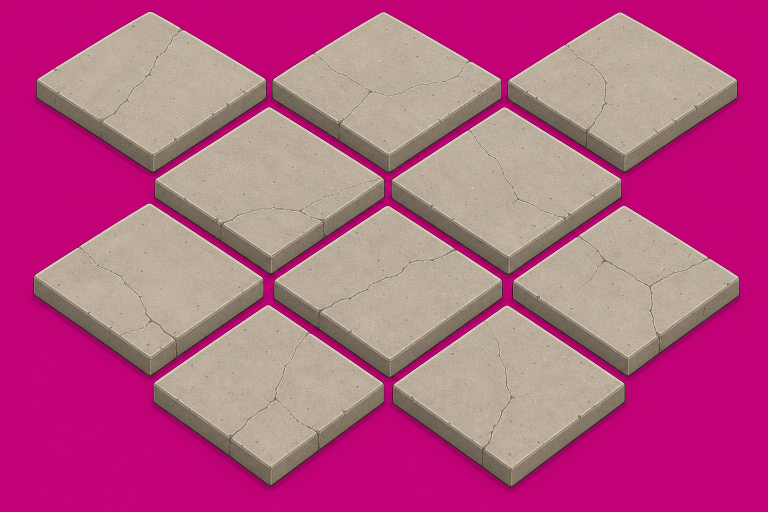
#> input picture assets/environment/_raw/concrete_clean_pack_raw.png, 1536 x 1024 px (shown at 1/2 size)
$ python -i make_iso_diamond_tile.py   (imports and definitions only)
#> lines starting #> are read from the running program, lines starting #| are printed output that depends on the picture
#!/usr/bin/env python3
"""Convert a flat texture into a frame-filling isometric 2:1 diamond tile.

Deterministic postprocessor (NOT an art generator): it takes a raw texture
produced by image generation, resizes it to the 256x128 tile frame, and
applies a 2:1 diamond alpha mask so the visible content is a perfect
isometric diamond that snaps to the map grid with no gaps and no overhang.
"""

from __future__ import annotations

import argparse
import json
import sys
from pathlib import Path

import numpy as np
from PIL import Image

REPO_ROOT = Path(__file__).resolve().parents[2]
TILE_WIDTH = 256
TILE_HEIGHT = 128
MAGENTA = np.array([255, 0, 255], dtype=np.float32)
CHROMA_THRESHOLD = 90.0


# [12 lines left out: function category_for_tile_id, not called in this run]


def diamond_coverage(width: int, height: int, supersample: int = 4) -> np.ndarray:
    """Antialiased 2:1 diamond mask in [0, 1] via supersampling."""
    high_width = width * supersample
    high_height = height * supersample
    center_x = (high_width - 1) / 2.0
    center_y = (high_height - 1) / 2.0
    half_width = high_width / 2.0
    half_height = high_height / 2.0

    xs = np.arange(high_width, dtype=np.float32)
    ys = np.arange(high_height, dtype=np.float32)
    grid_x, grid_y = np.meshgrid(xs, ys)

    manhattan = np.abs(grid_x - center_x) / half_width + np.abs(grid_y - center_y) / half_height
    inside = (manhattan <= 1.0).astype(np.float32)

    coverage = inside.reshape(height, supersample, width, supersample).mean(axis=(1, 3))
    return coverage


def strip_magenta_alpha(rgba: np.ndarray) -> np.ndarray:
    rgb = rgba[:, :, :3].astype(np.float32)
    distance = np.sqrt(np.sum((rgb - MAGENTA) ** 2, axis=2))
    keep = distance > CHROMA_THRESHOLD
    rgba[:, :, 3] = np.where(keep, rgba[:, :, 3], 0).astype(np.uint8)
    return rgba


# [16 lines left out: function trim_to_content, not called in this run]


def build_tile(
    input_path: Path,
    fill_frame: bool = True,
    trim: bool = False,
) -> Image.Image:
#> called with fill_frame = True, trim = False
    source = Image.open(input_path).convert("RGBA")

    if trim:
        source = trim_to_content(source)

    if fill_frame:
        # Squash whole texture into the tile frame; diamond mask defines shape.
        resized = source.resize((TILE_WIDTH, TILE_HEIGHT), Image.Resampling.LANCZOS)
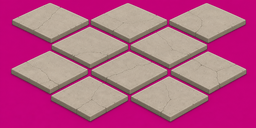
#> resized: PIL image 256x128 RGBA; mean R, G, B, A 181.4, 90.5, 132.1, 255
    else:
        # Preserve source aspect via center-crop to 2:1, then resize.
        source_ratio = source.width / source.height
        target_ratio = TILE_WIDTH / TILE_HEIGHT
        if source_ratio > target_ratio:
            new_width = int(source.height * target_ratio)
            left = (source.width - new_width) // 2
            source = source.crop((left, 0, left + new_width, source.height))
        else:
            new_height = int(source.width / target_ratio)
            top = (source.height - new_height) // 2
            source = source.crop((0, top, source.width, top + new_height))
        resized = source.resize((TILE_WIDTH, TILE_HEIGHT), Image.Resampling.LANCZOS)

    data = np.array(resized)
    data = strip_magenta_alpha(data)
#> in strip_magenta_alpha, `distance = np.sqrt(np.sum((rgb - MAGENTA) ** 2, axis=2))`:
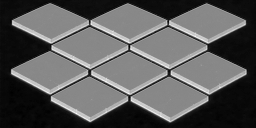
#> distance: shape (128, 256) float32; min 143.8, max 268.9, mean 187.9; drawn with min black and max white
#> in strip_magenta_alpha, `keep = distance > CHROMA_THRESHOLD`: keep: shape (128, 256) bool; every value is 1

    coverage = diamond_coverage(TILE_WIDTH, TILE_HEIGHT)
    source_alpha = data[:, :, 3].astype(np.float32) / 255.0
#> source_alpha: shape (128, 256) float32; every value is 1
    final_alpha = np.clip(source_alpha * coverage, 0.0, 1.0)
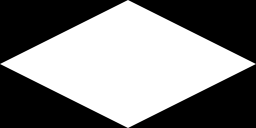
#> final_alpha: shape (128, 256) float32; min 0, max 1, mean 0.5
    data[:, :, 3] = (final_alpha * 255.0).astype(np.uint8)
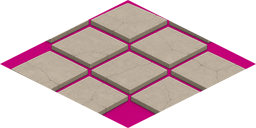
#> data: shape (128, 256, 4); mean R, G, B, A 181.4, 90.5, 132.1, 127.5; transparent parts drawn white

    return Image.fromarray(data, "RGBA")


# [19 lines left out: function write_meta, not called in this run]


def resolve_output(tile_id: str) -> Path:
    category = category_for_tile_id(tile_id)
    return REPO_ROOT / "assets" / "environment" / category / f"{tile_id}.png"


# [27 lines left out: function main, not called in this run]


# [2 lines not run here, left out]

>>> result = build_tile('../../assets/environment/_raw/concrete_clean_pack_raw.png')
